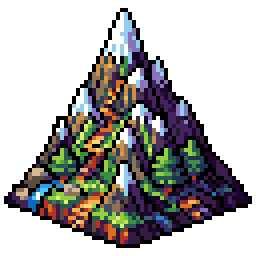
#> input picture tools/references/mountain-style.png, 64 x 64 px (shown 4 times larger)
$ python roadgen_iso.py references/mountain-style.png references/mountain-style.png 5 1.0
#> lines starting #> are read from the running program, lines starting #| are printed output that depends on the picture; after the words box and inside, x2 and y2 are one past the last pixel; in counts of white or black regions, pixels touching at a corner belong together
### tools/roadgen.py
"""Aldermarch road autotile generator (v2).
Builds all 16 road masks (N=1 E=2 S=4 W=8, matching roadMasks in the game)
from ONE dirt texture, as transparent overlays for the 'roads' bake layer.
Usage: python3 roadgen.py <dirt_texture.png> <out_dir> [scale]
- The texture is cropped to exactly one tile and made seamless at that size,
  so every tile uses the same surface and neighbours join invisibly.
- Edge shading and roughness are computed on a padded canvas where the arms
  run past the tile border, so there is no seam line where a road leaves a tile.
"""
import sys
from PIL import Image, ImageFilter, ImageChops, ImageDraw
TILE_W, TILE_H = 58, 42
ROAD_FRAC = 0.34
def seamless(img):
    """Wrap-blend: cross-fade the image with a half-offset copy using a mask that is 0 at the edges."""
    W, H = img.size
    shifted = ImageChops.offset(img, W//2, H//2)
    m = Image.new('L', (W, H)); p = m.load()
    for y in range(H):
        for x in range(W):
            dx = min(x, W-1-x)/(W/2); dy = min(y, H-1-y)/(H/2)
            p[x, y] = int(255*min(1, min(dx, dy)*2.2))
    return Image.composite(img, shifted, m)
def build(tex_path, out, S=4):
    W, H = TILE_W*S, TILE_H*S
    tex = Image.open(tex_path).convert('RGB')
    side = min(tex.size); tex = tex.crop((0, 0, side, side))
    # one tile shows ~1/3 of the source so detail stays fine, then made seamless at tile size
    tile_tex = tex.resize((W*3, W*3), Image.LANCZOS).crop((W, W, 2*W, W+H))
    tile_tex = seamless(tile_tex)
    rw = round(W*ROAD_FRAC); rh = round(rw*TILE_H/TILE_W)
    P = S*8                                   # padding so arms run past the border
    PW, PH = W+2*P, H+2*P; cx, cy = PW//2, PH//2
    # tileable noise for the ragged edge (same noise at every border so it lines up)
    noise = seamless(Image.effect_noise((W, H), 90).filter(ImageFilter.GaussianBlur(S*0.9)).convert('RGB')).convert('L')
    noise_p = Image.new('L', (PW, PH))
    for ox in range(-1, 2):
        for oy in range(-1, 2): noise_p.paste(noise, (P+ox*W, P+oy*H))
    for mask in range(16):
        m = Image.new('L', (PW, PH), 0); d = ImageDraw.Draw(m)
        CORNERS = {3: (1, -1), 6: (1, 1), 12: (-1, 1), 9: (-1, -1)}   # N+E, E+S, S+W, W+N -> corner direction
        if mask == 0:
            d.ellipse((cx-rw*0.75, cy-rh*0.75, cx+rw*0.75, cy+rh*0.75), fill=255)
        elif mask in CORNERS:
            # a smooth curve: a band along an ellipse centred on the tile corner the two arms share
            sx, sy = CORNERS[mask]
            ex, ey = cx + sx*W//2, cy + sy*H//2          # tile corner (in padded coords)
            rx, ry = W//2, H//2                          # reaches the two edge midpoints
            d.ellipse((ex-rx-rw//2, ey-ry-rh//2, ex+rx+rw//2, ey+ry+rh//2), fill=255)
            d.ellipse((ex-rx+rw//2, ey-ry+rh//2, ex+rx-rw//2, ey+ry-rh//2), fill=0)
            # keep only the quarter inside this tile, then extend the two arms past the border
            clip = Image.new('L', (PW, PH), 0); ImageDraw.Draw(clip).rectangle((P, P, P+W-1, P+H-1), fill=255)
            m = ImageChops.multiply(m, clip); d = ImageDraw.Draw(m)
            if mask & 1: d.rectangle((cx-rw//2, 0, cx+rw//2, P), fill=255)
            if mask & 4: d.rectangle((cx-rw//2, P+H, cx+rw//2, PH), fill=255)
            if mask & 2: d.rectangle((P+W, cy-rh//2, PW, cy+rh//2), fill=255)
            if mask & 8: d.rectangle((0, cy-rh//2, P, cy+rh//2), fill=255)
        else:
            d.ellipse((cx-rw//2, cy-rh//2, cx+rw//2, cy+rh//2), fill=255)
            if mask & 1: d.rectangle((cx-rw//2, 0, cx+rw//2, cy), fill=255)
            if mask & 4: d.rectangle((cx-rw//2, cy, cx+rw//2, PH), fill=255)
            if mask & 2: d.rectangle((cx, cy-rh//2, PW, cy+rh//2), fill=255)
            if mask & 8: d.rectangle((0, cy-rh//2, cx, cy+rh//2), fill=255)
        soft = m.filter(ImageFilter.GaussianBlur(S*1.3))
        rough = ImageChops.add(soft, noise_p.point(lambda v: int((v-128)*1.8)), 1, 0)
        alpha = rough.point(lambda v: 0 if v < 95 else 255 if v > 150 else int((v-95)*255/55))
        rim = alpha.filter(ImageFilter.GaussianBlur(S*1.0))
        # rim strength: strongest just inside the edge (alpha high, blurred alpha lower)
        rim = ImageChops.subtract(alpha, rim).point(lambda v: min(200, v*5))
        alpha = alpha.crop((P, P, P+W, P+H)); rim = rim.crop((P, P, P+W, P+H))
        dark = Image.new("RGB", (W, H), (58, 32, 18))
        body = Image.composite(dark, tile_tex, rim)
        tile = body.convert('RGBA'); tile.putalpha(alpha)
        tile.save(f'{out}/road-{mask:02d}.png')
    tile_tex.save(f'{out}/_surface.png')
    return W, H
# [2 lines that do not run on import are left out]

### tools/roadgen_iso.py
"""Aldermarch road autotiles for the DIAMOND (isometric) grid.

Usage: python3 tools/roadgen_iso.py <dirt_texture.png> <out_dir> [diamond_width] [ratio]

Builds the 16 road masks (N=1 E=2 S=4 W=8, same as roadMasks in the game)
as square top-down tiles with roadgen.py, then projects each one onto a 2:1
diamond. Roads are flat, so the projection is exact: a seamless square tile
stays seamless as a diamond, and neighbours still join invisibly.

Grid-to-screen convention (matches the Phase B iso plan):
  +col (East)  -> down-right on screen
  +row (South) -> down-left on screen
so North points up-right and West points up-left.

Default diamond width is 288 px (the Oct 7 bake target); height is half.
"""
import os
import sys
import tempfile

from PIL import Image

sys.path.insert(0, os.path.dirname(os.path.abspath(__file__)))
import roadgen  # noqa: E402


def to_diamond(sq, W, ratio=2.0):
    """Project a square top-down tile (x = East, y = South) onto a W x W/ratio diamond."""
    H = round(W / ratio)
    side = sq.size[0]
    # inverse map, screen (X, Y) -> source (x, y); top vertex of the diamond at (W/2, 0)
    a, b, c = side / W, side / H, -side / 2
    d, e, f = -side / W, side / H, side / 2
    return sq.transform((W, H), Image.AFFINE, (a, b, c, d, e, f), resample=Image.BICUBIC)


def build(tex, out, W=288, ratio=2.0):
    os.makedirs(out, exist_ok=True)
    roadgen.TILE_W = roadgen.TILE_H = 58   # square top-down tiles
    with tempfile.TemporaryDirectory() as tmp:
        S = max(4, round(W / 58 * 1.25))      # oversample the square source
        roadgen.build(tex, tmp, S)
#> in seamless, `m = Image.new('L', (W, H))`: m: PIL image 232x232 L; every value is 0
#> in seamless (call 2), `shifted = ImageChops.offset(img, W//2, H//2)`:
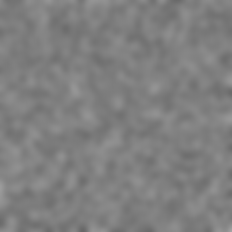
#> img: PIL image 232x232 RGB; min 102, max 164, mean 127.2
#> in build, `noise_p = Image.new('L', (PW, PH))`: noise_p: PIL image 296x296 L; every value is 0
#> after the loop in build, `for mask in range(16):`:
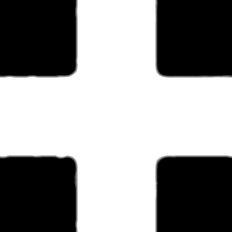
#> alpha: PIL image 232x232 L; min 0, max 255, mean 145.7
#> after the loop in build, `for mask in range(16):`:
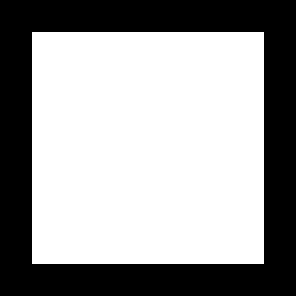
#> clip: PIL image 296x296 L; 61.4% white; 1 black region, box (x1, y1, x2, y2) and area: (0, 0, 296, 296) 33792
#> after the loop in build, `for mask in range(16):`:
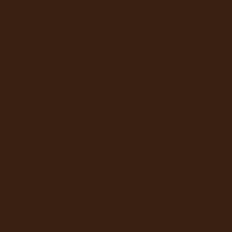
#> dark: PIL image 232x232 RGB; mean R, G, B 58, 32, 18
#> after the loop in build, `for mask in range(16):`: m: PIL image 296x296 L; 46.3% white; 1 white region, box (x1, y1, x2, y2) and area: (0, 0, 296, 296) 40527
#> after the loop in build, `for mask in range(16):`:
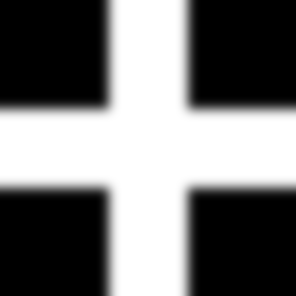
#> soft: PIL image 296x296 L; min 0, max 255, mean 118
#> after the loop in build, `for mask in range(16):`:
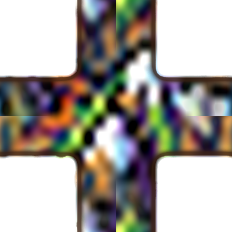
#> tile: PIL image 232x232 RGBA; mean R, G, B, A 99.4, 93.2, 82.6, 145.7; transparent parts drawn white
        for m in range(16):
            sq = Image.open(f'{tmp}/road-{m:02d}.png').convert('RGBA')
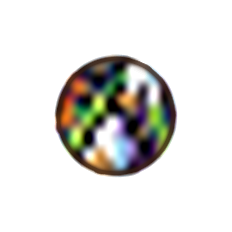
#> sq: PIL image 232x232 RGBA; mean R, G, B, A 100.7, 94.6, 84.2, 53.8; transparent parts drawn white
            to_diamond(sq, W, ratio).save(f'{out}/road-{m:02d}.png')
    return W, round(W / ratio)


if __name__ == '__main__':
    print(build(sys.argv[1], sys.argv[2], int(sys.argv[3]) if len(sys.argv) > 3 else 288,
                float(sys.argv[4]) if len(sys.argv) > 4 else 2.0))
